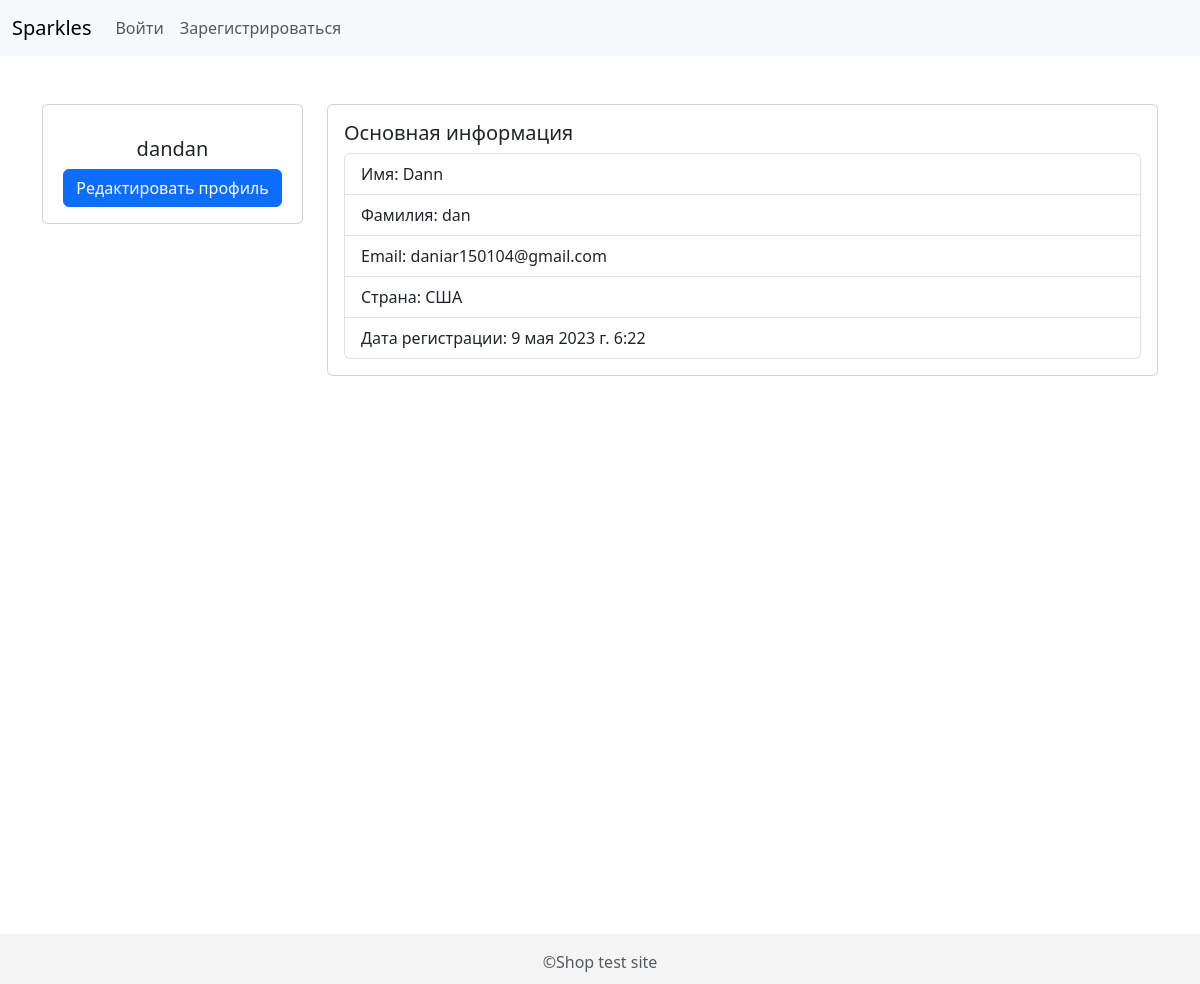
Screenshot of /users/profile/dandan/ with the database file from the repository.
### users/models.py (models this page shows, shortened)
class User(AbstractUser):
    country = models.CharField(blank=True, max_length=100, verbose_name='Страна',  choices=COUNTRY_CHOICES)
    class Meta:
        verbose_name = 'Пользователь'
        verbose_name_plural = 'Пользователи'

### users/views.py (the view)
# urls.py: path('profile/<slug:username>/', ProfileView.as_view(), name='profile'),
class ProfileView(DetailView):
    model = User
    template_name = 'users/profile.html'
    context_object_name = 'user'
    slug_field = 'username'
    slug_url_kwarg = 'username'

### users/templates/users/profile.html (shortened to what this page needs)
{% extends 'base.html' %}
{% block content %}
    <div class="row">
      <div class="col-md-3">
        <div class="card mb-3">
          <div class="card-body text-center">
            <h5 class="card-title mt-3">{{ user.username }}</h5>
            <div class="mt-2">
              <a href="{% url 'users:update' user.username %}" class="btn btn-primary btn-block">Редактировать профиль</a>
            </div>
          </div>
        </div>
      </div>
      <div class="col-md-9">
        <div class="card mb-3">
          <div class="card-body">
            <h5 class="card-title">Основная информация</h5>
            <ul class="list-group">
              <li class="list-group-item">Имя: {{ user.first_name }}</li>
              <li class="list-group-item">Фамилия: {{ user.last_name }}</li>
              <li class="list-group-item">Email: {{ user.email }}</li>
              <li class="list-group-item">Страна: {{ user.country }}</li>
              <li class="list-group-item">Дата регистрации: {{ user.date_joined }}</li>
            </ul>
          </div>
        </div>
      </div>
    </div>
{% endblock %}

### users/static/users/css/style.css (style rules this page uses)
html, body { height: 100%; }

### rows the page displays
User: username "dandan", first_name "Dann", last_name "dan", email "daniar150104@gmail.com", country "США", date_joined "9 мая 2023 г. 6:22"

### other values shown
{{ link.label }} "Войти" "Зарегистрироваться"
